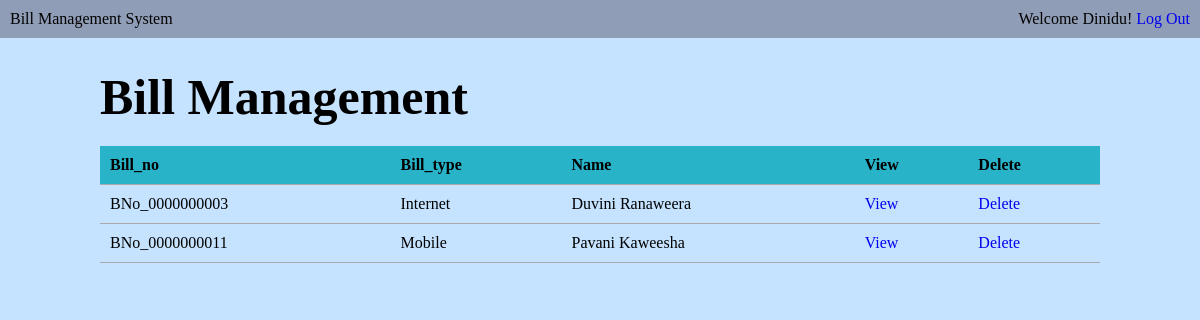
The page /html/Bills.php (signed in) on the database its author committed.
### tables this page shows
CREATE TABLE `mobilepayment` (
  `Bill_no` varchar(100) NOT NULL,
  `Bill_ID` int(6) NOT NULL,
  `Ful_Name` varchar(200) DEFAULT NULL,
  `Email` varchar(200) DEFAULT NULL,
  `Bill_Type` varchar(200) DEFAULT NULL,
  `addresss` varchar(100) DEFAULT NULL,
  `states` varchar(100) DEFAULT NULL,
  `city` varchar(100) DEFAULT NULL,
  `UserID` varchar(100) DEFAULT NULL
);

### html/Bills.php (the view, shortened to what this page needs)
<?php require_once('/Applications/XAMPP/xamppfiles/htdocs/ums/php/connection.php'); ?>
<?php
$bill_list = '';
$query = "SELECT * FROM  mobilepayment ";
$mobilepayment = mysqli_query($connection, $query);
 if ($mobilepayment) {
    while ($bill = mysqli_fetch_assoc($mobilepayment)) {
        $bill_list .= "<tr>";
         $bill_list .= "<td>{$bill['Bill_no']}</td>";
         $bill_list .= "<td>{$bill['Bill_Type']}</td>";
         $bill_list .= "<td>{$bill['Ful_Name']}</td>";
         $bill_list .= "<td> <a href=\"modify-bill.php?Bills_no={$bill['Bill_no']}\">View</a></td>";
         $bill_list .= "<td> <a href=\"delete-bill.php?Bills_no={$bill['Bill_no']}\">Delete</a></td>";
         $bill_list .= "</tr>";
     }
 } else {
     echo "Database query failed.";
 }
 ?>
<!DOCTYPE html>
<html lang="eng">
    <link rel ="stylesheet" href="../css/Bills.css">
    <head>
    </head>
    <body class= ums>
        <div class=Bill_ums>
            <div class="appname">Bill Management System</div>
            <div class="Loggedin">Welcome <?php echo $_SESSION ['sfirst_name'];?>! <a href="logout.php">Log Out</a></div>
        </div>
        <main>
        <h1> Bill Management</h1>
        <table class="masterlist">
            <tr>
                <th>Bill_no</th>
                <th>Bill_type</th>
                <th>Name</th>
                <th>View</th>
                <th>Delete</th>
            </tr>
            <?php echo $bill_list; ?>
        </table>
        </main>
    </body>
</html>
    </body>
</html>

### css/Bills.css (style rules this page uses)
* { margin: 0; }
a { text-decoration: none; }
.Bill_ums { background: #909DB6; overflow: auto; padding: 10px; }
.appname { float:left; }
.Loggedin { float:right; }
.ums { background: #c5e3ff; font-size: 16px; }
main { width: 1000px; margin: 30px auto; }
main h1 { margin-bottom: 20px; font-size: 50px; }
table.masterlist { width: 100%; border-collapse: collapse; }
table.masterlist th { background-color: #29B3C9; text-align: left; }
table.masterlist th,table.masterlist td { padding:10px; border-bottom: 1px solid #aaa; }

### rows shown on the page
mobilepayment: Bill_no "BNo_0000000003", Bill_Type "Internet", Ful_Name "Duvini Ranaweera"
mobilepayment: Bill_no "BNo_0000000011", Bill_Type "Mobile", Ful_Name "Pavani Kaweesha"

### other values the page prints
$_SESSION ['sfirst_name'] "Dinidu"
